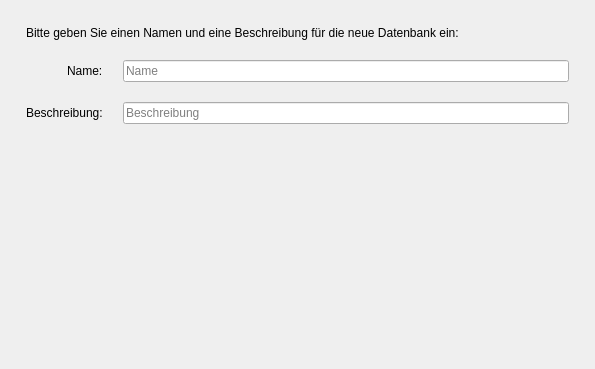
<?xml version="1.0" encoding="UTF-8"?>
<ui version="4.0">
 <class>NameWizardPage</class>
 <widget class="QWizardPage" name="NameWizardPage">
  <property name="geometry">
   <rect>
    <x>0</x>
    <y>0</y>
    <width>595</width>
    <height>369</height>
   </rect>
  </property>
  <property name="windowTitle">
   <string>Neue Datenbank erstellen</string>
  </property>
  <property name="title">
   <string>Namen und Beschreibung der neuen Datenbank festlegen</string>
  </property>
  <layout class="QVBoxLayout" name="verticalLayout">
   <item>
    <layout class="QFormLayout" name="formLayout">
     <property name="labelAlignment">
      <set>Qt::AlignRight|Qt::AlignTrailing|Qt::AlignVCenter</set>
     </property>
     <property name="horizontalSpacing">
      <number>20</number>
     </property>
     <property name="verticalSpacing">
      <number>20</number>
     </property>
     <property name="leftMargin">
      <number>15</number>
     </property>
     <property name="topMargin">
      <number>15</number>
     </property>
     <property name="rightMargin">
      <number>15</number>
     </property>
     <property name="bottomMargin">
      <number>15</number>
     </property>
     <item row="0" column="0" colspan="2">
      <widget class="QLabel" name="headerLabel">
       <property name="text">
        <string>Bitte geben Sie einen Namen und eine Beschreibung für die neue Datenbank ein:</string>
       </property>
      </widget>
     </item>
     <item row="1" column="0">
      <widget class="QLabel" name="nameLabel">
       <property name="text">
        <string>Name:</string>
       </property>
      </widget>
     </item>
     <item row="1" column="1">
      <widget class="QLineEdit" name="nameLineEdit">
       <property name="maxLength">
        <number>128</number>
       </property>
       <property name="placeholderText">
        <string>Name</string>
       </property>
       <property name="clearButtonEnabled">
        <bool>true</bool>
       </property>
      </widget>
     </item>
     <item row="2" column="0">
      <widget class="QLabel" name="descriptionLabel">
       <property name="text">
        <string>Beschreibung:</string>
       </property>
      </widget>
     </item>
     <item row="2" column="1">
      <widget class="QLineEdit" name="descriptionLineEdit">
       <property name="maxLength">
        <number>128</number>
       </property>
       <property name="placeholderText">
        <string>Beschreibung</string>
       </property>
       <property name="clearButtonEnabled">
        <bool>true</bool>
       </property>
      </widget>
     </item>
     <item row="3" column="1">
      <widget class="QLabel" name="errorLabel">
       <property name="text">
        <string/>
       </property>
      </widget>
     </item>
     <item row="3" column="0">
      <spacer name="horizontalSpacer">
       <property name="orientation">
        <enum>Qt::Horizontal</enum>
       </property>
       <property name="sizeHint" stdset="0">
        <size>
         <width>40</width>
         <height>20</height>
        </size>
       </property>
      </spacer>
     </item>
    </layout>
   </item>
  </layout>
 </widget>
 <resources/>
 <connections/>
</ui>
